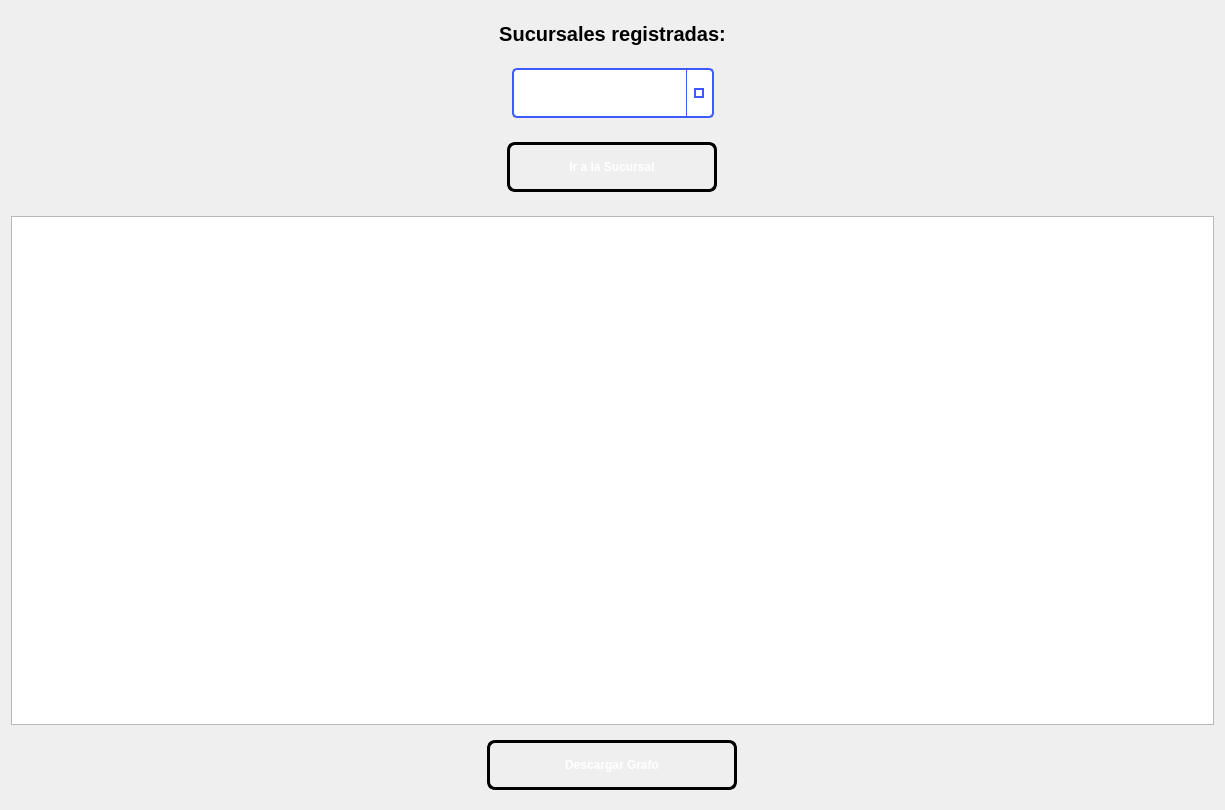
<?xml version="1.0" encoding="UTF-8"?>
<ui version="4.0">
 <class>PantallaVerSucursales</class>
 <widget class="QWidget" name="PantallaVerSucursales">
  <property name="geometry">
   <rect>
    <x>0</x>
    <y>0</y>
    <width>1225</width>
    <height>810</height>
   </rect>
  </property>
  <property name="windowTitle">
   <string>Form</string>
  </property>
  <layout class="QVBoxLayout" name="verticalLayout">
   <item>
    <widget class="QWidget" name="widget_16" native="true">
     <property name="minimumSize">
      <size>
       <width>500</width>
       <height>180</height>
      </size>
     </property>
     <layout class="QVBoxLayout" name="verticalLayout_2">
      <item>
       <widget class="QLabel" name="labelSucursales">
        <property name="maximumSize">
         <size>
          <width>16777215</width>
          <height>50</height>
         </size>
        </property>
        <property name="styleSheet">
         <string notr="true">QLabel#labelSucursales {        
 
    color: qlineargradient(x1:0, y1:0, x2:1, y2:1, 
	stop:0 rgb(0, 0, 0), 
	stop:1 rgb(77, 5, 57));

  	 font-size: 20px;
    font-weight: bold;
    font-family: &quot;Segoe UI&quot;, Arial;
    
    background: transparent;
    padding: 2px;
    margin-bottom: 5px;
}

</string>
        </property>
        <property name="text">
         <string>Sucursales registradas:</string>
        </property>
        <property name="alignment">
         <set>Qt::AlignmentFlag::AlignCenter</set>
        </property>
       </widget>
      </item>
      <item>
       <widget class="QWidget" name="widget" native="true">
        <layout class="QHBoxLayout" name="horizontalLayout">
         <item>
          <spacer name="horizontalSpacer">
           <property name="orientation">
            <enum>Qt::Orientation::Horizontal</enum>
           </property>
           <property name="sizeHint" stdset="0">
            <size>
             <width>40</width>
             <height>20</height>
            </size>
           </property>
          </spacer>
         </item>
         <item>
          <widget class="QComboBox" name="comboBox">
           <property name="minimumSize">
            <size>
             <width>174</width>
             <height>50</height>
            </size>
           </property>
           <property name="styleSheet">
            <string notr="true">
QComboBox {
    border: 2px solid #3d5afe;
    border-radius: 5px;
    padding: 5px 10px;
    background-color: #ffffff;
    color: #333333;
    font-size: 14px;
    min-width: 150px;
}

QComboBox::drop-down {
    subcontrol-origin: padding;
    subcontrol-position: top right;
    width: 25px;
    border-left: 1px solid #3d5afe; 
}

QComboBox::down-arrow {
    border: 2px solid #3d5afe;
    width: 6px;
    height: 6px;
    background: transparent;
}

QComboBox QAbstractItemView {
    border: 2px solid #3d5afe;
    background-color: #ffffff;
    selection-background-color: #3d5afe; 
    selection-color: #ffffff;            
    outline: 0px;                       
}

QComboBox QAbstractItemView::item {
    min-height: 35px;
    padding-left: 10px;
    background-color: #ffffff;
    color: #333333;
}

QComboBox QAbstractItemView::item:selected {
    background-color: #3d5afe;
    color: #ffffff;
}</string>
           </property>
          </widget>
         </item>
         <item>
          <spacer name="horizontalSpacer_2">
           <property name="orientation">
            <enum>Qt::Orientation::Horizontal</enum>
           </property>
           <property name="sizeHint" stdset="0">
            <size>
             <width>40</width>
             <height>20</height>
            </size>
           </property>
          </spacer>
         </item>
        </layout>
       </widget>
      </item>
      <item>
       <widget class="QWidget" name="widget_2" native="true">
        <property name="minimumSize">
         <size>
          <width>200</width>
          <height>0</height>
         </size>
        </property>
        <property name="maximumSize">
         <size>
          <width>16777215</width>
          <height>150</height>
         </size>
        </property>
        <layout class="QHBoxLayout" name="horizontalLayout_2">
         <item>
          <widget class="QPushButton" name="btnViajar">
           <property name="minimumSize">
            <size>
             <width>210</width>
             <height>50</height>
            </size>
           </property>
           <property name="maximumSize">
            <size>
             <width>150</width>
             <height>16777215</height>
            </size>
           </property>
           <property name="styleSheet">
            <string notr="true">QPushButton#btnViajar {
    background-color: qlineargradient(spread:pad, x1:0, y1:0, x2:1, y2:1, 
                        stop:0 rgb(198, 70, 0), 
                        stop:1 rgb(64, 191, 178));
    
    border: 3px solid black;
    border-radius: 8px;
    
    color: white;
    font-family: &quot;Arial Black&quot;, Gadget, sans-serif;
    font-size: 12px;
    font-weight: bold;
    text-transform: uppercase;
    
    padding: 10px 25px;
}

QPushButton#btnViajar:hover {
    background-color: qlineargradient(spread:pad, x1:0, y1:0, x2:1, y2:1, 
                        stop:0 rgba(41, 128, 185, 255), 
                        stop:1 rgba(142, 68, 173, 255));
    border-color: #f1c40f;
}


QPushButton#btnViajar:pressed {
    background-color: #2c3e50;
    padding-top: 12px;
    padding-left: 27px;
}</string>
           </property>
           <property name="text">
            <string>Ir a la Sucursal</string>
           </property>
          </widget>
         </item>
        </layout>
       </widget>
      </item>
     </layout>
    </widget>
   </item>
   <item>
    <widget class="QGraphicsView" name="graphicsView"/>
   </item>
   <item>
    <widget class="QWidget" name="widget_3" native="true">
     <property name="minimumSize">
      <size>
       <width>0</width>
       <height>60</height>
      </size>
     </property>
     <layout class="QHBoxLayout" name="horizontalLayout_3">
      <item>
       <widget class="QPushButton" name="btnDescargar">
        <property name="minimumSize">
         <size>
          <width>250</width>
          <height>50</height>
         </size>
        </property>
        <property name="maximumSize">
         <size>
          <width>250</width>
          <height>16777215</height>
         </size>
        </property>
        <property name="styleSheet">
         <string notr="true">QPushButton#btnDescargar {
    background-color: qlineargradient(spread:pad, x1:0, y1:0, x2:1, y2:1, 
                        stop:0 rgb(198, 70, 0), 
                        stop:1 rgb(8, 2, 48));
    
    border: 3px solid black;
    border-radius: 8px;
    
    color: white;
    font-family: &quot;Arial Black&quot;, Gadget, sans-serif;
    font-size: 12px;
    font-weight: bold;
    text-transform: uppercase;
    
    padding: 10px 25px;
}

QPushButton#btnDescargar:hover {
    background-color: qlineargradient(spread:pad, x1:0, y1:0, x2:1, y2:1, 
                        stop:0 rgba(41, 128, 185, 255), 
                        stop:1 rgba(142, 68, 173, 255));
    border-color: #f1c40f;
}


QPushButton#btnDescargar:pressed {
    background-color: #2c3e50;
    padding-top: 12px;
    padding-left: 27px;
}</string>
        </property>
        <property name="text">
         <string>Descargar Grafo</string>
        </property>
       </widget>
      </item>
     </layout>
    </widget>
   </item>
  </layout>
 </widget>
 <resources/>
 <connections/>
</ui>
